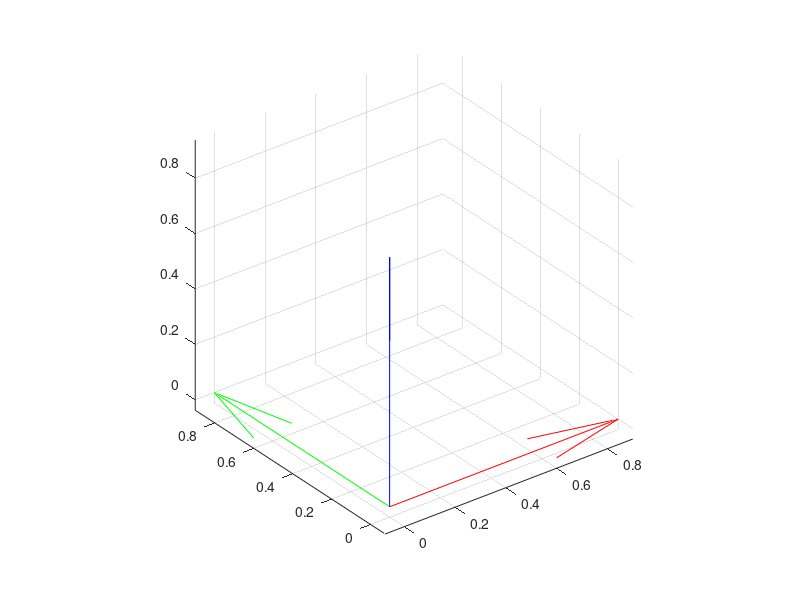

Write the MATLAB code that produced this figure. (Note: this script raises an error after producing the figure.)
T_init = [1 0 0 0;
    0 1 0 0;
    0 0 1 0;
    0 0 0 1];
T_final = [0.5 -0.6124 0.6124 0.84515;
           0.6124 0.75 0.25 0.3251;
           -0.6124 0.25 0.75 -0.3251;
           0 0 0 1]; 

%Let's create a vector with angles and vector positions.

theta_init = atan2(sqrt(0^2+0^2),1);
phi_init = atan2(0,0);
psi_init = atan2(0,0);
position_init = [0 0 0];

theta_final = atan2(sqrt((0.6124)^2+(0.25)^2),0.75);
phi_final = atan2(0.25/sin(theta_final),0.6214/sin(theta_final));
psi_final = atan2(0.25/sin(theta_final),0.6214/sin(theta_final));
position_final = [0.8415 0.3251 -0.3251];

v_int = [phi_init theta_init psi_init, position_init];

v_final = [phi_final theta_final psi_final, position_final];

quiver3(position_init(1), position_init(2), position_init(3),T_init(1,1), T_init(2,1), T_init(3,1),"Color","red");
axis equal;
hold on;
quiver3(position_init(1), position_init(2), position_init(3),T_init(1,2), T_init(2,2), T_init(3,2),"Color","green");
quiver3(position_init(1), position_init(2), position_init(3),T_init(1,3), T_init(2,3), T_init(3,3),"Color","blue");
for i=1:10
    r = i/10;
 inter_v = v_int + (v_final - v_int)*r;

inter_phi = inter_v(1);
inter_theta = inter_v(2);
inter_psi = inter_v(3);

R = rprRot(-inter_phi,inter_theta);

position_d = inter_v(4:6);
quiver3(position_d(1), position_d(2), position_d(3),R(1,1), R(2,1), R(3,1),"Color","red");
axis equal;
hold on;
quiver3(position_d(1), position_d(2), position_d(3),R(1,2), R(2,2), R(3,2),"Color","green");
quiver3(position_d(1), position_d(2), position_d(3),R(1,3), R(2,3), R(3,3),"Color","blue");
end 
